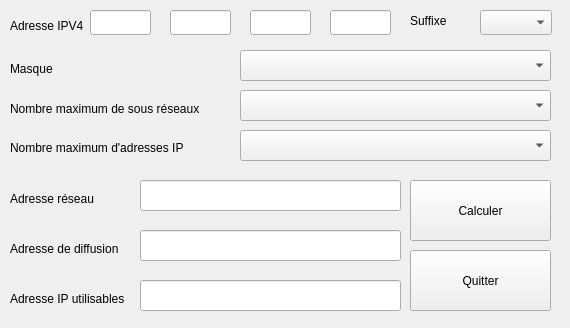
<?xml version="1.0" encoding="UTF-8"?>
<ui version="4.0">
 <class>CalculatriceIP</class>
 <widget class="QWidget" name="CalculatriceIP">
  <property name="geometry">
   <rect>
    <x>0</x>
    <y>0</y>
    <width>570</width>
    <height>328</height>
   </rect>
  </property>
  <property name="windowTitle">
   <string>CalculatriceIP</string>
  </property>
  <widget class="QPushButton" name="pushButtonCalculer">
   <property name="geometry">
    <rect>
     <x>410</x>
     <y>180</y>
     <width>141</width>
     <height>61</height>
    </rect>
   </property>
   <property name="text">
    <string>Calculer</string>
   </property>
  </widget>
  <widget class="QPushButton" name="pushButtonQuitter">
   <property name="geometry">
    <rect>
     <x>410</x>
     <y>250</y>
     <width>141</width>
     <height>61</height>
    </rect>
   </property>
   <property name="text">
    <string>Quitter</string>
   </property>
  </widget>
  <widget class="QLabel" name="label1">
   <property name="geometry">
    <rect>
     <x>10</x>
     <y>10</y>
     <width>81</width>
     <height>31</height>
    </rect>
   </property>
   <property name="text">
    <string>Adresse IPV4</string>
   </property>
  </widget>
  <widget class="QLineEdit" name="IPV4_1">
   <property name="geometry">
    <rect>
     <x>90</x>
     <y>10</y>
     <width>61</width>
     <height>25</height>
    </rect>
   </property>
  </widget>
  <widget class="QLineEdit" name="IPV4_2">
   <property name="geometry">
    <rect>
     <x>170</x>
     <y>10</y>
     <width>61</width>
     <height>25</height>
    </rect>
   </property>
  </widget>
  <widget class="QLineEdit" name="IPV4_3">
   <property name="geometry">
    <rect>
     <x>250</x>
     <y>10</y>
     <width>61</width>
     <height>25</height>
    </rect>
   </property>
  </widget>
  <widget class="QLineEdit" name="IPV4_4">
   <property name="geometry">
    <rect>
     <x>330</x>
     <y>10</y>
     <width>61</width>
     <height>25</height>
    </rect>
   </property>
  </widget>
  <widget class="QLabel" name="label2">
   <property name="geometry">
    <rect>
     <x>410</x>
     <y>10</y>
     <width>41</width>
     <height>21</height>
    </rect>
   </property>
   <property name="text">
    <string>Suffixe</string>
   </property>
  </widget>
  <widget class="QLabel" name="label3">
   <property name="geometry">
    <rect>
     <x>10</x>
     <y>60</y>
     <width>54</width>
     <height>17</height>
    </rect>
   </property>
   <property name="text">
    <string>Masque</string>
   </property>
  </widget>
  <widget class="QLabel" name="label5">
   <property name="geometry">
    <rect>
     <x>10</x>
     <y>140</y>
     <width>191</width>
     <height>16</height>
    </rect>
   </property>
   <property name="text">
    <string>Nombre maximum d'adresses IP</string>
   </property>
  </widget>
  <widget class="QLabel" name="label6">
   <property name="geometry">
    <rect>
     <x>10</x>
     <y>190</y>
     <width>111</width>
     <height>17</height>
    </rect>
   </property>
   <property name="text">
    <string>Adresse réseau</string>
   </property>
  </widget>
  <widget class="QLabel" name="label8">
   <property name="geometry">
    <rect>
     <x>10</x>
     <y>290</y>
     <width>121</width>
     <height>17</height>
    </rect>
   </property>
   <property name="text">
    <string>Adresse IP utilisables</string>
   </property>
  </widget>
  <widget class="QLabel" name="label4">
   <property name="geometry">
    <rect>
     <x>10</x>
     <y>100</y>
     <width>201</width>
     <height>17</height>
    </rect>
   </property>
   <property name="text">
    <string>Nombre maximum de sous réseaux</string>
   </property>
  </widget>
  <widget class="QLabel" name="label7">
   <property name="geometry">
    <rect>
     <x>10</x>
     <y>240</y>
     <width>121</width>
     <height>17</height>
    </rect>
   </property>
   <property name="text">
    <string>Adresse de diffusion</string>
   </property>
  </widget>
  <widget class="QLineEdit" name="lineEdit_AddressReseau">
   <property name="geometry">
    <rect>
     <x>140</x>
     <y>180</y>
     <width>261</width>
     <height>31</height>
    </rect>
   </property>
   <property name="readOnly">
    <bool>true</bool>
   </property>
  </widget>
  <widget class="QLineEdit" name="lineEdit_AddressDiffusion">
   <property name="geometry">
    <rect>
     <x>140</x>
     <y>230</y>
     <width>261</width>
     <height>31</height>
    </rect>
   </property>
   <property name="readOnly">
    <bool>true</bool>
   </property>
  </widget>
  <widget class="QLineEdit" name="lineEdit_IPutilisable">
   <property name="geometry">
    <rect>
     <x>140</x>
     <y>280</y>
     <width>261</width>
     <height>31</height>
    </rect>
   </property>
   <property name="readOnly">
    <bool>true</bool>
   </property>
  </widget>
  <widget class="QComboBox" name="comboBox_Masque">
   <property name="geometry">
    <rect>
     <x>240</x>
     <y>50</y>
     <width>311</width>
     <height>31</height>
    </rect>
   </property>
  </widget>
  <widget class="QComboBox" name="comboBox_SousReseau">
   <property name="geometry">
    <rect>
     <x>240</x>
     <y>90</y>
     <width>311</width>
     <height>31</height>
    </rect>
   </property>
  </widget>
  <widget class="QComboBox" name="comboBox_AdresseIp">
   <property name="geometry">
    <rect>
     <x>240</x>
     <y>130</y>
     <width>311</width>
     <height>31</height>
    </rect>
   </property>
  </widget>
  <widget class="QComboBox" name="comboBox_Suffixe">
   <property name="geometry">
    <rect>
     <x>480</x>
     <y>10</y>
     <width>72</width>
     <height>25</height>
    </rect>
   </property>
  </widget>
 </widget>
 <layoutdefault spacing="6" margin="11"/>
 <resources/>
 <connections/>
</ui>
